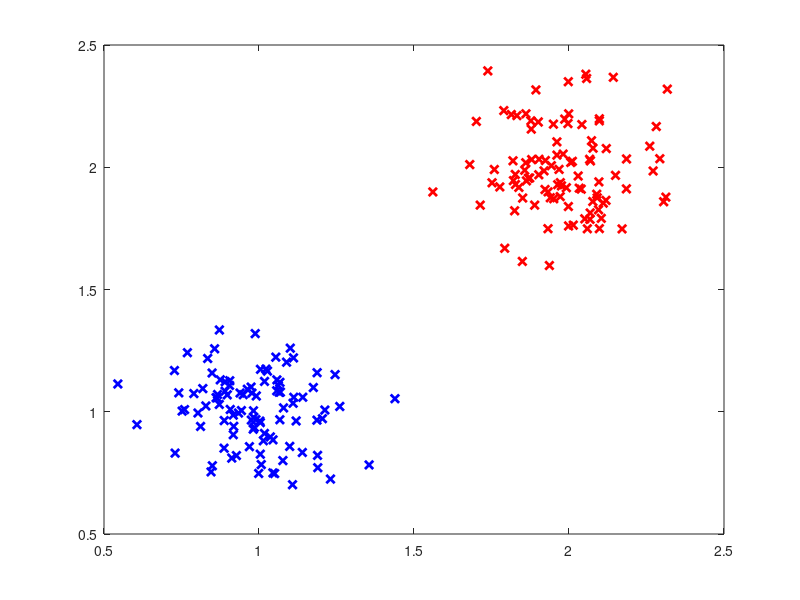

Here is the MATLAB script that generated this plot: (Note: this script raises an error after producing the figure.)
clear all
close all
clc

%% Generate Data
p = 2;
n = 200;
prob = 0.5;
n1 = floor(n * prob);
n2 = n - n1;

X1 = [1 1] + 0.15 * randn(n1, 2);
y1 = ones(n1, 1);
X2 = [2 2] + 0.15 * randn(n2, 2);
y2 = -ones(n2, 1);

X = [X1; X2];
y = [y1; y2];

f1 = figure(1);
clf(f1);                       
plot(X1(:, 1), X1(:, 2), 'bx', 'Linewidth', 2);
hold on
plot(X2(:, 1), X2(:, 2), 'rx', 'Linewidth', 2);
xlims = [0.5 2.5];
ylims = [0.5 2.5];
xlim(xlims);
ylim(ylims);


%% Lambdas
P = zeros(n, n);
q = ones(n, 1);
for ii = 1 : n
    for jj = 1 : n
        P(ii, jj) = X(ii, :) * X(jj, :)' * y(ii) * y(jj);
    end
end

lb = zeros(n, 1);
ub = 100 * ones(n, 1);
lambda = quadprog(P, -q, [], [], y', 0, lb, ub);

lambda1 = lambda(1:n1);
k1 = find(lambda1 == max(lambda1));
lambda2 = lambda(n1+1:end);
k2 = find(lambda2 == max(lambda2));


%% SVM Implementation
beta = zeros(1, p);
b = 0;
for k = 1 : n
    beta = beta + lambda(k) * X(k, :) * y(k);
end
for k = 1 : n
    b = b + (1/n) * (y(k) - beta*X(k, :)');
end
beta
b


%% Solving svm_primal using CVX Toolbox
[beta_primal b_primal] = svm_primal(X, y);
beta_primal
b_primal


%% Solving svm_dual using CVX Toolbox
[beta_dual b_dual] = svm_dual(X, y, P, q, lambda);
beta_dual
b_dual


%% Optimal Hyperplane (Maximum Margin Hyperplane)
xAxis = linspace(xlims(1), xlims(2), 1000);
yk = [];
yk_primal = [];
yk_dual = [];
for x = xAxis
    yk = [yk (-beta(2)*x-b) / beta(1)];               % beta' * x + b = 0
    yk_primal = [yk_primal (-beta_primal(2)*x-b_primal) / beta_primal(1)];
    yk_dual = [yk_dual (-beta_dual(2)*x-b_dual) / beta_dual(1)];
end

plot(xAxis, yk, 'red');
hold on
plot(xAxis, yk_primal,'y--');
hold on
plot(xAxis, yk_dual, 'g--');
hold on
plot(X1(k1, 1), X1(k1, 2), 'bx', 'Linewidth', 3, 'Markersize', 15);
hold on
plot(X2(k2, 1), X2(k2, 2), 'rx', 'Linewidth', 3, 'Markersize', 15);
title("SVMs classification");
xlabel("x");
ylabel("y");
legend("Class 1", "Class 2", "Calculations", "Dual CVX", "Primal CVX");
